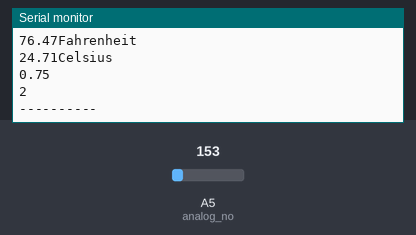
Bench run of a sketch on a simulated Arduino Uno, built with avr-gcc and run on an emulated ATmega328P. On the bench: the last lines printed to the serial monitor. The inputs (shaded band) are chosen by the test bench; at power-on: A5 (analog_no) = 153.

Above: at 3.8 s.
3.9 s: A5 (analog_no) set to 165
At 7.1 s:
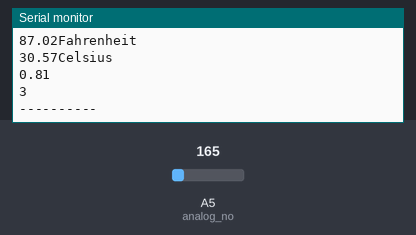
7.8 s: A5 (analog_no) set to 175
At 9.4 s:
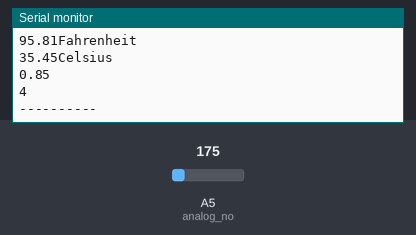
Timing chart, 0 to 10.9 s (numbered marks = the images above; inputs shaded):
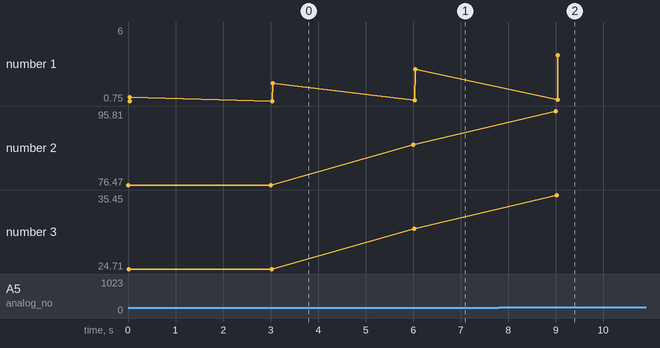

The sketch:

temp_sensor.ino
```cpp
// https://www.instructables.com/id/How-to-use-the-TMP36-temp-sensor-Arduino-Tutorial/

int analog_no = 5 ;// define A5 as input signal pin
int count;
int temp;
void setup() {
  Serial.begin(9600);
}

void loop() {
  int rawvoltage= analogRead(analog_no);
  float volts = rawvoltage * 0.004882814;
  float celsiustemp = 100.0 * volts - 50;
  float fahrenheittemp = celsiustemp * 9.0/5.0 + 32.0;
  Serial.print(fahrenheittemp);
  Serial.println("Fahrenheit");
  Serial.print(celsiustemp);
  Serial.println("Celsius");
  Serial.println(volts);
  temp = count + 1;
  Serial.println(temp);
  Serial.println("----------");
  count = temp;
  delay(3000);

}
```

Measured:
- after the input at 3.9 s, the serial monitor: prints a new line after 2.1 s (image 1)
- after the input at 7.8 s, the serial monitor: prints a new line after 1.2 s (image 2)
- plotted number 2: 76.47 → 87.02 after the input at 3.9 s, 87.02 → 95.81 after the input at 7.8 s
- plotted number 3: 24.71 → 30.57 after the input at 3.9 s, 30.57 → 35.45 after the input at 7.8 s
